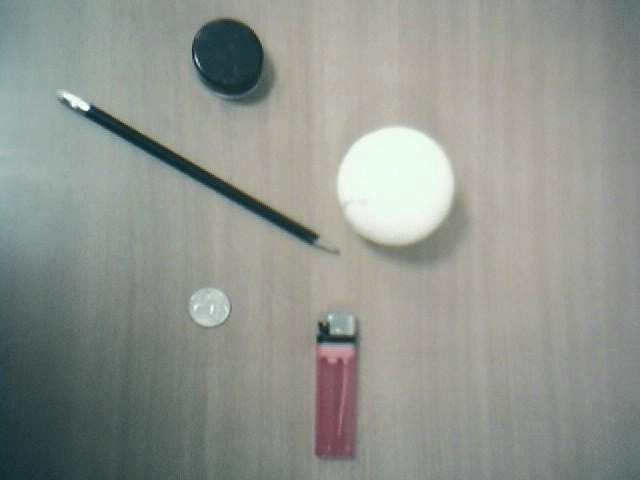
#> input picture images/stuff.jpg, 640 x 480 px, found by its file name
$ python demo_drawContours_and.py
#> lines starting #> are read from the running program, lines starting #| are printed output that depends on the picture; after the words box and inside, x2 and y2 are one past the last pixel; in counts of white or black regions, pixels touching at a corner belong together
import cv2 as cv

import numpy as np

o = cv.imread("stuff.jpg") #对于不清楚的图像 这个轮廓很难区分，
#> o is the input picture: shape (480, 640, 3); mean B, G, R 143.1, 148.5, 144.4
cv.imshow("original",o)
gray = cv.cvtColor(o, cv.COLOR_BGR2GRAY)
ret, binary = cv.threshold(gray, 127, 255, cv.THRESH_BINARY)
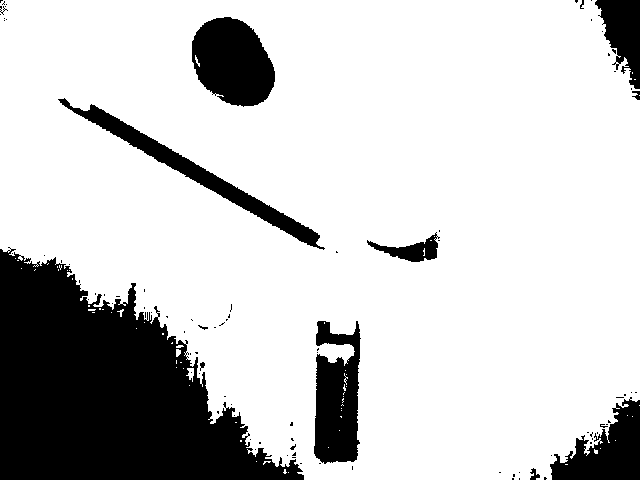
#> binary: shape (480, 640); 79.3% white; 95 black regions (82 under 20 px)
contours,hierarchy = cv.findContours(binary, cv.RETR_LIST,cv.CHAIN_APPROX_NONE)
#> contours = 194 contours, 181 with area under 20; largest, box (x1, y1, x2, y2) and area: (0, 0, 640, 480) 257906, (191, 16, 276, 108) 5674, (313, 320, 362, 465) 5321, (57, 97, 326, 251) 4504, (366, 232, 439, 263) 973

mask = np.zeros(o.shape,np.uint8)
mask = cv.drawContours(o,contours, -1, (0,0,255),-1)
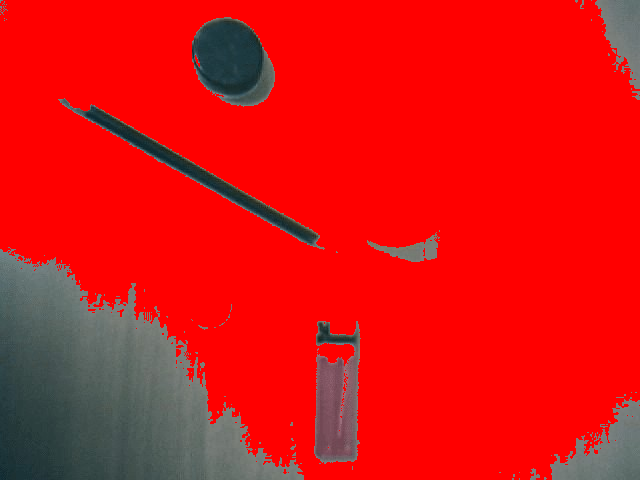
#> mask: shape (480, 640, 3); mean B, G, R 19.3, 19.6, 219.6
cv.imshow("mask",mask)
loc = cv.bitwise_and(o,mask)
cv.imshow("location",loc)
cv.waitKey()
cv.destroyAllWindows()
